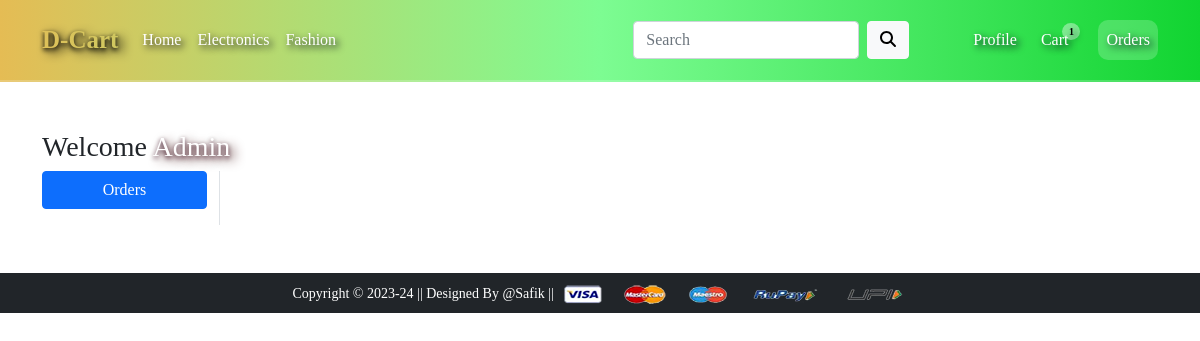
The page /orders/ (signed in) on the database as committed earlier.
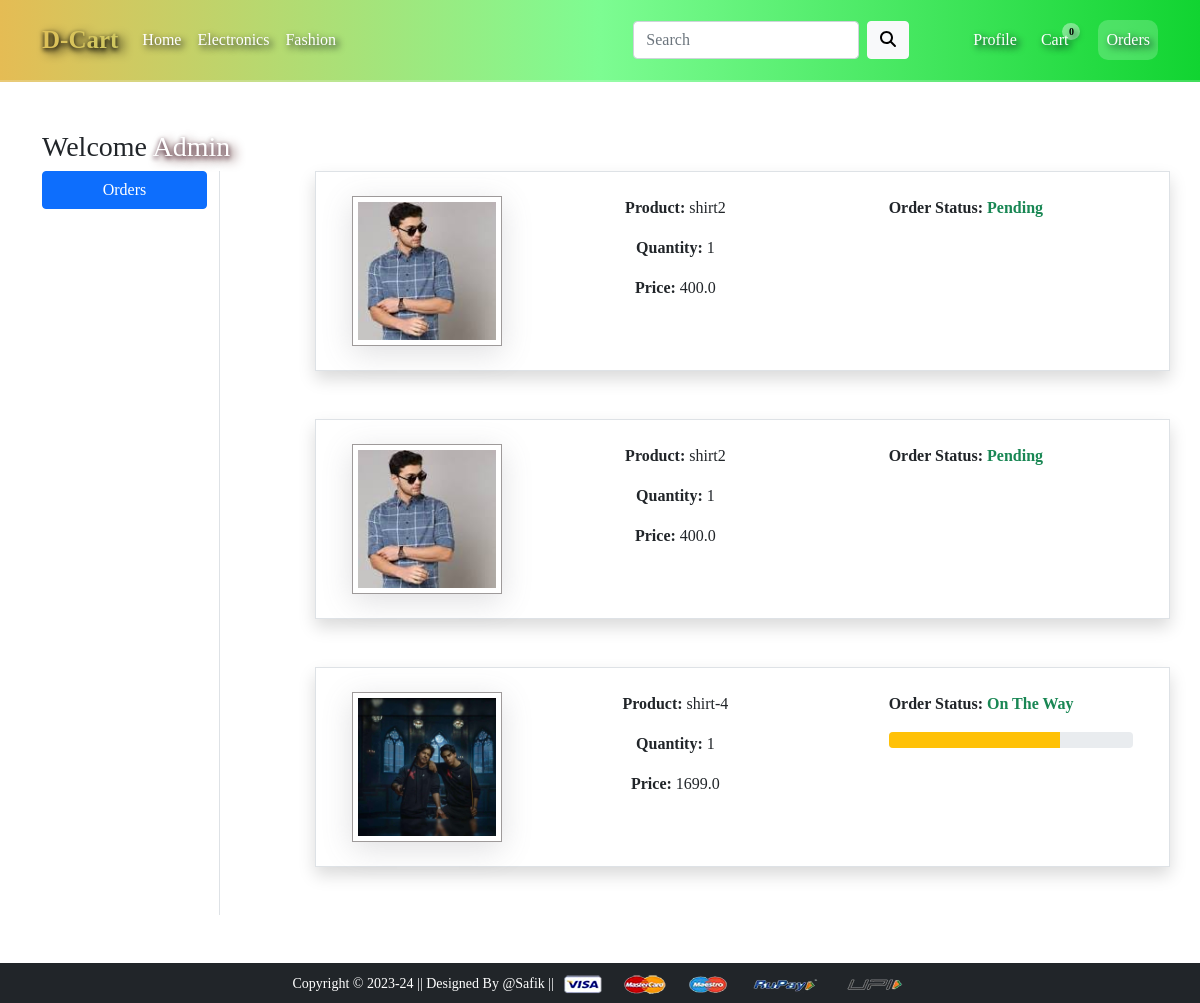
The same page on the database as committed later.
### app/models.py (models this page shows, shortened)
class OrderPlaced(models.Model):
    user= models.ForeignKey(User , on_delete=models.CASCADE)
    customer= models.ForeignKey(Customer, on_delete=models.CASCADE)
    product=models.ForeignKey(Product, on_delete=models.CASCADE)
    quantity= models.PositiveIntegerField(default=1)
    ordered_date= models.DateTimeField(auto_now_add=True)
    status= models.CharField(max_length=50, choices=STATUS_CHOICES, default="Pending")
    @property
    def total_cost(self):
        return self.quantity * self.product.discount_price

class Product(models.Model):
    title = models.CharField(max_length=100)
    selling_price= models.FloatField()
    discount_price= models.FloatField()
    description= models.CharField(max_length=200)
    brand= models.CharField(max_length=100)
    category= models.CharField(choices=CATEGORY_CHOICES, max_length= 3)
    product_image= models.ImageField(upload_to='productimg')

### app/views.py (the view)
# urls.py: path('orders/', views.orders, name='orders'),
@login_required
def orders(request):
    op= OrderPlaced.objects.filter(user=request.user)
    totalitem=0
    if request.user.is_authenticated:
        totalitem= len(Cart.objects.filter(user= request.user))
    return render(request, 'app/orders.html', {'order_placed':op,'totalitem':totalitem})

### app/templates/app/orders.html (shortened to what this page needs)
{% extends 'app/base.html' %}
{% load static %}
{% block main-content %}
<div class="container my-5">
 <div class="row">
 <h3>Welcome <span class='text-capitalize heading'>{{request.user}}</span></h3>
  <div class="col-sm-2 border-end">
   <ul class="list-unstyled">
    <li class="d-grid"><a href="{% url 'orders' %}" class="btn btn-primary">Orders</a></li>
   </ul>
  </div>
  <div class="col-sm-9 offset-sm-1">
    {% for op in order_placed %}
        <div class="row shadow border p-4 mb-5">
            <div class="col-sm-2">
                <img src="{{op.product.product_image.url}}" class='imgg' height='150' width='150' alt="">
            </div>
            <div class='col-sm-6 text-center'>
                <p><strong>Product: </strong> {{op.product.title}}</p>
                <p><strong>Quantity: </strong> {{op.quantity}}</p>
                <p><strong>Price: </strong> {{op.total_cost}}</p>
            </div>
            <div class='col-sm-4 fw-bold'>
                <p>Order Status: <span class='text-success'> {{op.status}} </span>  </p>
                {% if op.status == "On The Way" %}
                    <div class='progress'>
                        <div class='progress-bar bg-warning' role='progressbar' style='width: 70%' aria-valuenow='70' aria-valuemin='0' aria-valuemax='100'>
                        </div>
                    </div>
                {% endif %}
            </div>
        </div>
    {% endfor %}
  </div>
 </div>
</div>
{% endblock main-content %}

### app/templates/app/base.html (shortened to what this page needs)
<!doctype html>
{% load static %}
<html lang="en">
  <head>
    <link href="https://cdn.jsdelivr.net/npm/bootstrap@5.0.0-beta1/dist/css/bootstrap.min.css" rel="stylesheet">
    <link rel="stylesheet" href="{% static 'app/css/owl.carousel.min.css' %}">
    <link rel="stylesheet" href="{% static 'app/css/all.min.css' %}">
    <link rel="stylesheet" href="{% static 'app/css/style.css' %}">
  </head>
  <body>
    <nav class="navbar navbar-expand-lg navbar-dark bg-custom py-3">
     <div class="container">
       <a class="navbar-brand " href="/" id="logoss">D-Cart</a>
       <div class="collapse navbar-collapse" id="navbarSupportedContent">
         <ul class="navbar-nav me-auto mb-2 mb-lg-0">
           <li class="nav-item">
             <a class="nav-link text-white {% if request.path == '/' %}active{% endif %} hov" aria-current="page" href="/">Home</a>
           </li>
           <li class="nav-item dropdown">
             <a class="nav-link dropdown-toggle text-white hov  " href="#" id="electronicsDropdown" role="button" data-bs-toggle="dropdown" aria-expanded="false">
               Electronics
             </a>
           </li>
           <li class="nav-item dropdown">
             <a class="nav-link dropdown-toggle text-white hov " href="#" id="fashionDropdown" role="button" data-bs-toggle="dropdown" aria-expanded="false">
               Fashion
             </a>
           </li>
         </ul>
         <form class="d-flex">
           <input class="form-control me-2" type="search" placeholder="Search" aria-label="Search">
           <button class="btn btn-light me-5" type="submit"><i class="fa fa-search" aria-hidden="true"></i></button>
         </form>
         <div>
          <ul class="navbar-nav me-auto mb-2 mb-lg-0">
          {% if request.user.is_authenticated %}
            <li class="nav-item dropdown mx-2">
              <a class="nav-link dropdown-toggle text-white hov " href="#" id="profileDropdown" role="button" data-bs-toggle="dropdown" aria-expanded="false">
                Profile
              </a>
            </li>
            <li class="nav-item ">
              <a href="{% url 'showcart' %}" class="nav-link text-white
              {% if request.path == '/cart/'%} active{% endif %}  hov"> Cart <sup class="badge baddge" style="background-color: rgba(255,255,255,0.4) ; color:black;">{{totalitem}} </sup></a>
             </li>
             <li class="nav-item">
              <a class="nav-link text-white {% if request.path == '/orders/' %}active{% endif %} hov" aria-current="page" href="/orders">Orders</a>
            </li>
        {% endif %}
          </ul>
         </div>
       </div>
     </div>
    </nav>
    {% block main-content %} {% endblock main-content %}
    <footer class="container-fluid bg-dark text-center p-2 mt-5">
        <small class="text-white">Copyright &copy; 2023-24 || Designed By @Safik || </small>
        <img src="{% static 'app/images/payment.png' %}" alt="" srcset="" class="img-fluid" height="2px">
    </footer>
  </body>
</html>

### app/static/app/css/style.css (style rules this page uses)
* { font-family: "Times New Roman", Times, serif; font-family: cursive; }
#logoss { mix-blend-mode: multiply; text-shadow: 5px 4px 11px rgb(0, 0, 0), 0 2px 5px rgb(0, 0, 0); text-align: center; font-weight: 700; font-size: 25px; }
.active { background-color: rgba(255, 255, 255, 0.2); border-radius: 10px; }
.dropdown-toggle::after { content: none; }
.baddge { border-radius: 50%; font-size: 10px; font-weight: 600; position: relative; right: 10px; top: -10px; }
.heading { text-align: center; mix-blend-mode: multiply; text-shadow: 5px 4px 11px rgb(71, 23, 23), 0 2px 5px rgb(59, 17, 37); text-align: center; color: white; }
* { box-sizing: border-box; margin: 0; padding: 0; }
.imgg { padding: 5px; border: 0.2px solid rgba(41, 32, 32, 0.452); box-shadow: rgba(100, 100, 111, 0.2) 0px 7px 29px 0px; }
.bg-custom { background: linear-gradient(to right, #11d431,#5be472, #e5bc54, #e43642, #ee0979); border-bottom: 3px solid rgba(255, 255, 255, 0.3); }
.hov { text-shadow: #03001e 3px 3px 7px; }

Rows that differ between the two databases and show on the page:
added OrderPlaced: product.product_image (picture), product "shirt2", quantity "1", total_cost "400.0", status "Pending"
added OrderPlaced: product.product_image (picture), product "shirt2", quantity "1", total_cost "400.0", status "Pending"
added OrderPlaced: product.product_image (picture), product "shirt-4", quantity "1", total_cost "1699.0", status "On The Way"
Other text that changed with them:
{{ totalitem }}: "1" → "0"
